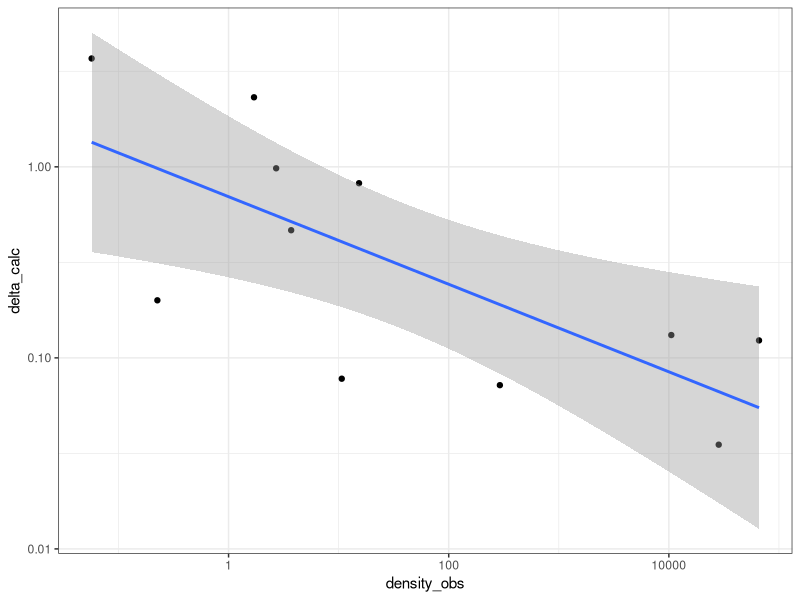

Here is the R script that generated this plot:
library(ggplot2); theme_set(theme_bw())
set.seed(1232)
nobs <- 100

## Additive case

samples <- 1000
xnoise <- 0.8
ynoise <- 0.8

x <- rnorm(samples)
y <- x+ynoise*rnorm(samples)
z <- y-x

## xnoise <- 0
numPoints <- 11
density_median <- 100
density_spread <- 100
pi <- 3.1416
delta_true <- 0.4
density_oe <- 20
b_oe <- 2 ## No real hook for this; shouldn't affect much

## δ = sqrt(1/(π b D))
## b = 1/(π D δ²)
## This is appropriately unitless! ONe point for deMeeus (or their sources)

density_true <- rlnorm(numPoints, log(density_median), log(density_spread))
density_obs <- rlnorm(numPoints, log(density_true), log(density_oe))

b_true <- 1/(pi*density_true*delta_true^2)
b_obs <- rlnorm(numPoints, log(b_true), log(b_oe))

lm(log(b_obs)~log(density_obs))

delta_calc <- sqrt(1/(pi*b_obs*density_obs))

summary(lm(log(delta_calc)~log(density_obs)))

dat <- data.frame(
	density_obs, b_obs, delta_calc
)

print(
	ggplot(dat, aes(x=density_obs, y=delta_calc))
	+ scale_y_log10()
	+ scale_x_log10()
	+ geom_point()
	+ geom_smooth(method="lm")

)

## should stop for now until I can see the variation in the D estimates
## They seem to recalculate δ to be consistent with a current value of D, which looks bad
